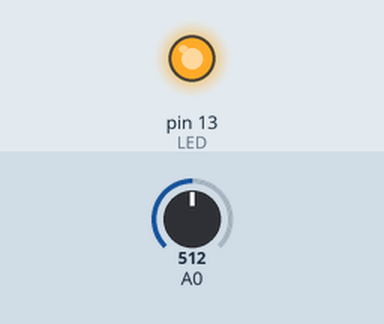
Recording of a sketch running on a simulated Arduino Uno, built with avr-gcc and run on an emulated ATmega328P. On the bench: output pins drawn as LEDs (lit = HIGH). The test bench sets the inputs (shaded band); at power-on: A0 = 512.

Above: at 1.3 s.
1.4 s: A0 set to 0
At 2.1 s:
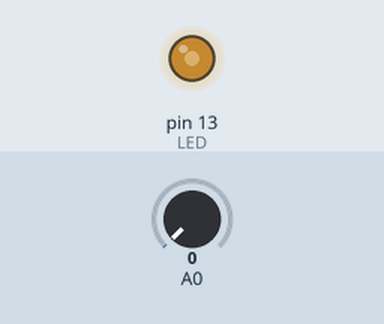
3.0 s: A0 set to 122
At 3.18 s:
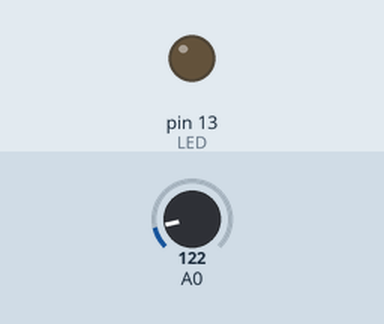
Timing chart, 0 to 12.1 s (numbered marks = the images above; inputs shaded):
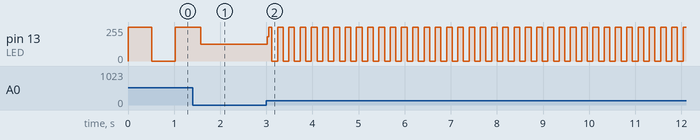

Measured:
- after the input at 3.0 s, pin 13 (LED): 126/255 → 181/255 at once, then moves between 0/255 and 255/255, repeating every 0.49 s

The sketch:

variable-blink.ino
```cpp
#define LED 13
void setup() {
  pinMode(LED, OUTPUT);
}
void loop() {
  digitalWrite(LED, HIGH);
  delay(analogRead(A0));
  digitalWrite(LED, LOW);
  delay(analogRead(A0));
}

void buzz(int ms) {
  return;
}
```
